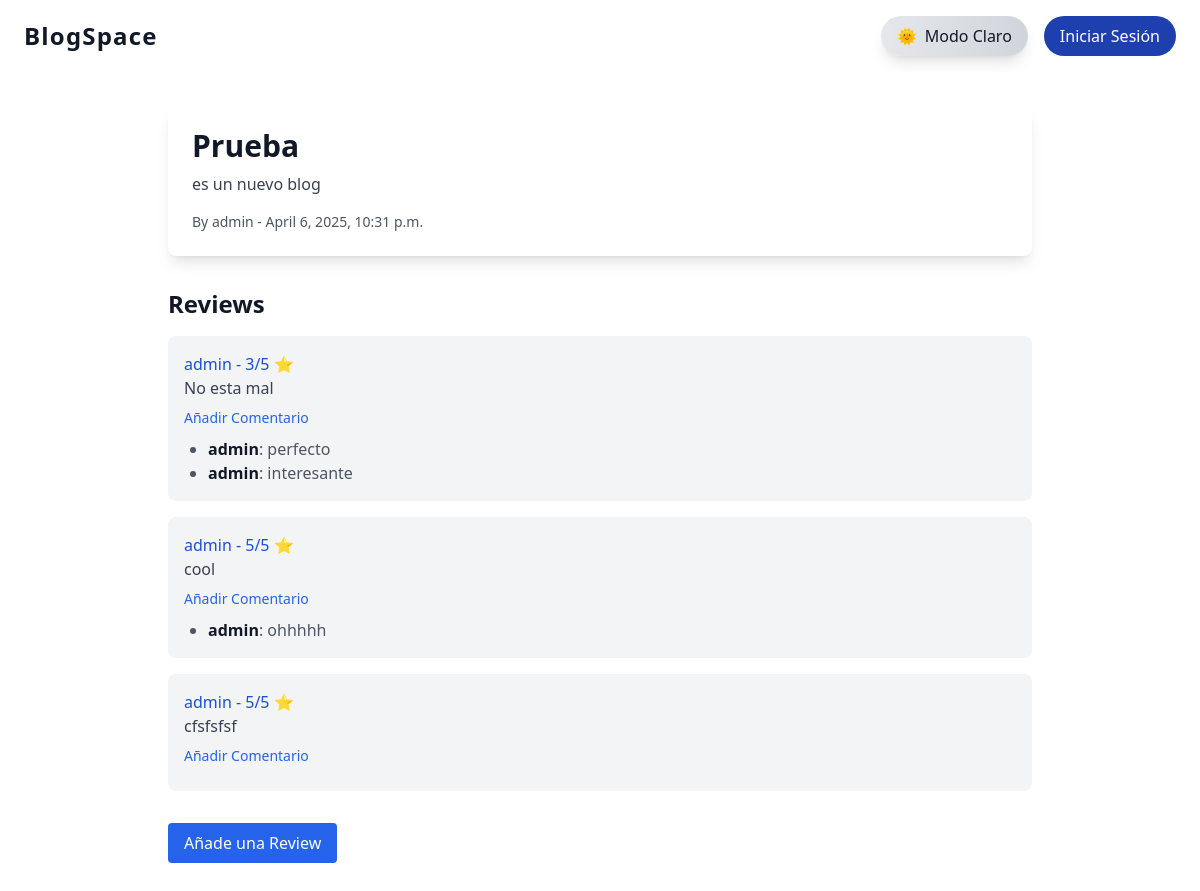
The page /blog/1/ on the database as committed earlier.
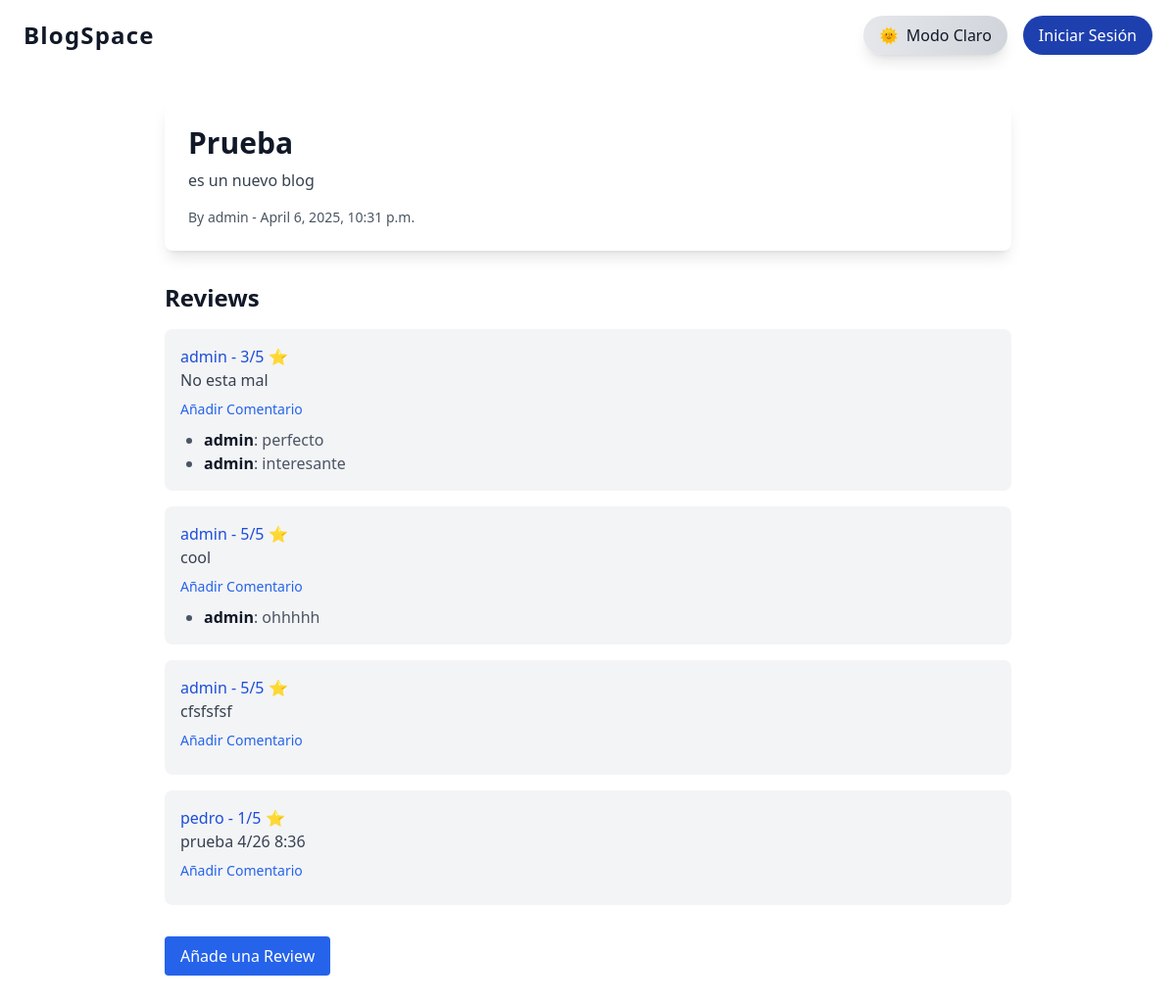
The same page on the database as committed later.
### blogapp/models.py (models this page shows, shortened)
class Review(models.Model):
    blog = models.ForeignKey(Blog, on_delete=models.CASCADE, related_name='reviews')
    reviewer = models.ForeignKey(User, on_delete=models.CASCADE)
    rating = models.IntegerField(validators=[MinValueValidator(1), MaxValueValidator(5)])
    comment = models.TextField()
    created_at = models.DateTimeField(auto_now_add=True)
    class Meta:
        unique_together = ('blog', 'reviewer')

class Comment(models.Model):
    review = models.ForeignKey(Review, on_delete=models.CASCADE, related_name='comments')
    commenter = models.ForeignKey(User, on_delete=models.CASCADE)
    content = models.TextField()
    created_at = models.DateTimeField(auto_now_add=True)

### blogapp/views.py (the view)
# urls.py: path('blog/<int:pk>/', BlogDetailView.as_view(), name='blog_detail'),
class BlogDetailView(DetailView):
    model = Blog
    template_name = 'blogapp/blog_detail.html'

### blogapp/templates/blogapp/blog_detail.html (shortened to what this page needs)
{% extends 'base.html' %}
{% block content %}
  <article class="bg-white dark:bg-gray-900 p-6 rounded-lg shadow-lg transition-all duration-700 ease-in-out dark:text-white text-gray-900 animate-fade-in">
    <h1 class="text-3xl font-bold mb-2">{{ object.title }}</h1>
    <p class="text-gray-700 dark:text-gray-300 mb-4">{{ object.content }}</p>
    <p class="text-sm text-gray-600 dark:text-gray-500">By {{ object.author.username }} - {{ object.created_at }}</p>
  </article>
  <section class="mt-8">
    <h2 class="text-2xl font-semibold mb-4">Reviews</h2>
    {% for review in object.reviews.all %}
      <div class="bg-gray-100 dark:bg-gray-800 p-4 rounded-lg mb-4 transition-all duration-700 ease-in-out dark:text-white text-gray-900 animate-fade-in">
        <p class="text-blue-700 dark:text-blue-300 font-medium">{{ review.reviewer.username }} - {{ review.rating }}/5 ⭐</p>
        <p class="text-gray-700 dark:text-gray-300">{{ review.comment }}</p>
        <a href="{% url 'blogapp:add_comment' blog_pk=object.pk review_pk=review.pk %}" class="text-sm text-blue-600 dark:text-blue-400 hover:text-blue-500 dark:hover:text-blue-300 mt-2 inline-block">Añadir Comentario</a>
        <ul class="mt-2 list-disc ml-6 text-gray-600 dark:text-gray-400">
          {% for comment in review.comments.all %}
            <li><span class="font-semibold text-gray-900 dark:text-white">{{ comment.commenter.username }}</span>: {{ comment.content }}</li>
          {% endfor %}
        </ul>
      </div>
    {% empty %}
      <p class="text-gray-400">No reviews yet. Be the first to add one.</p>
    {% endfor %}
    <a href="{% url 'blogapp:add_review' object.pk %}" class="mt-4 inline-block bg-blue-600 hover:bg-blue-700 text-white px-4 py-2 rounded transition-colors">Añade una Review</a>
  </section>
{% endblock %}

Rows that differ between the two databases and show on the page:
added Review: reviewer.username "pedro", rating "1", comment "prueba 4/26 8:36"
